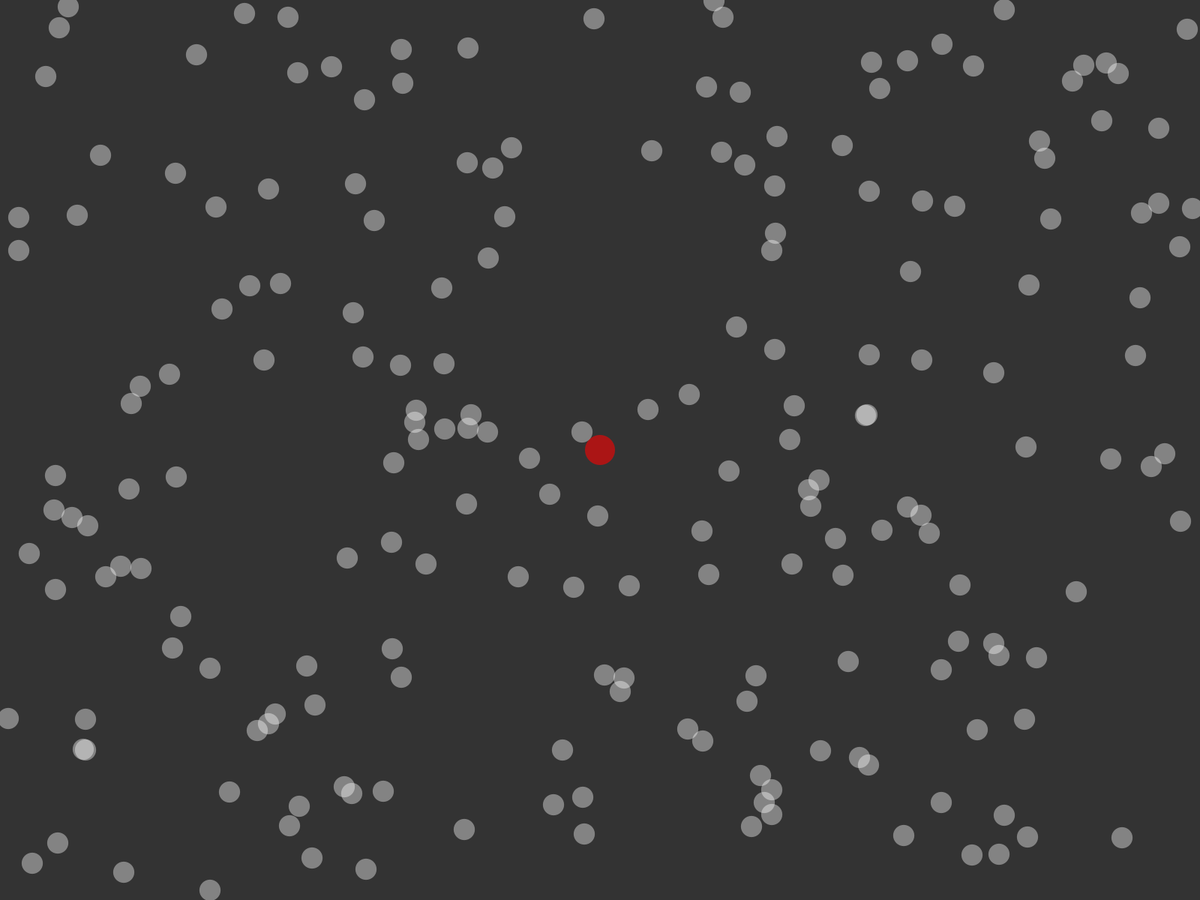
Frame 1 (no input)
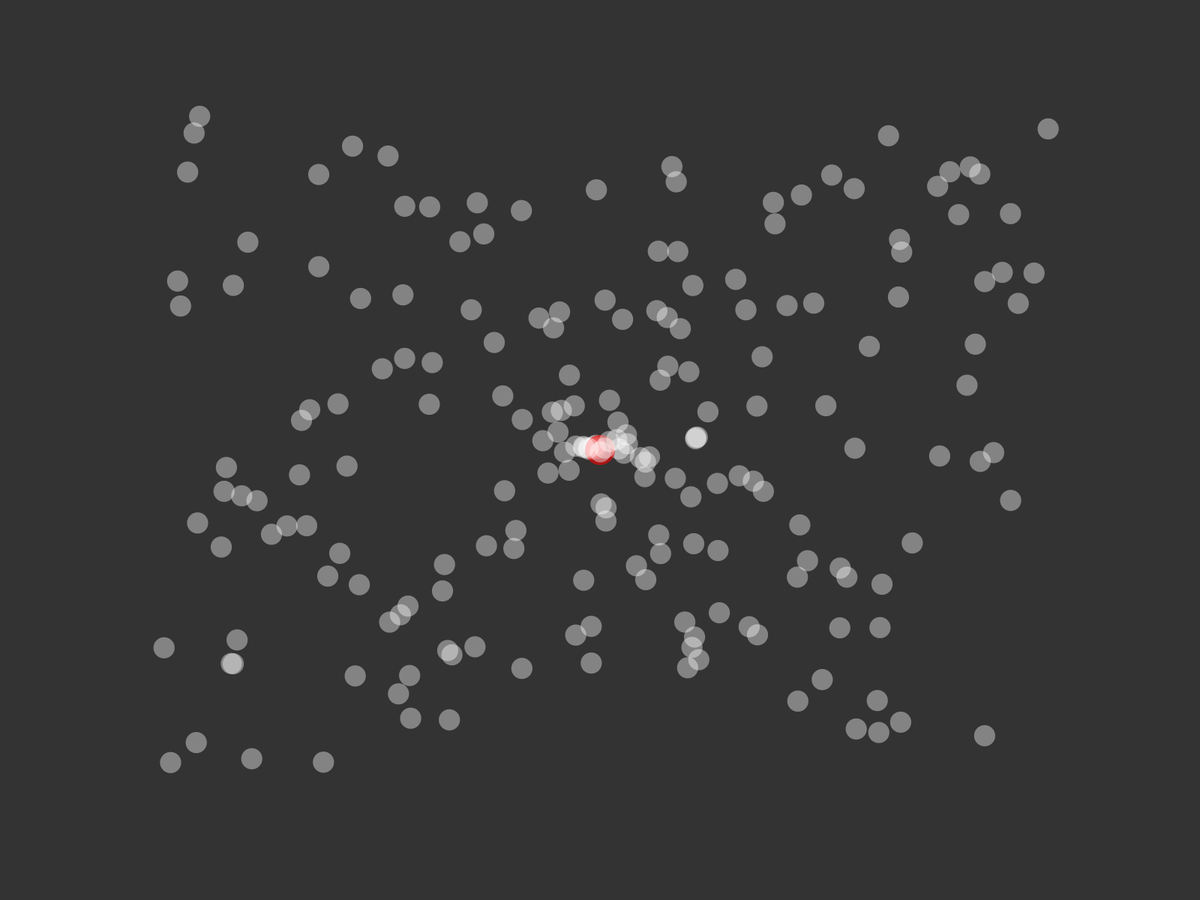
Frame 60 (the mouse pressed at the canvas centre just before this capture)
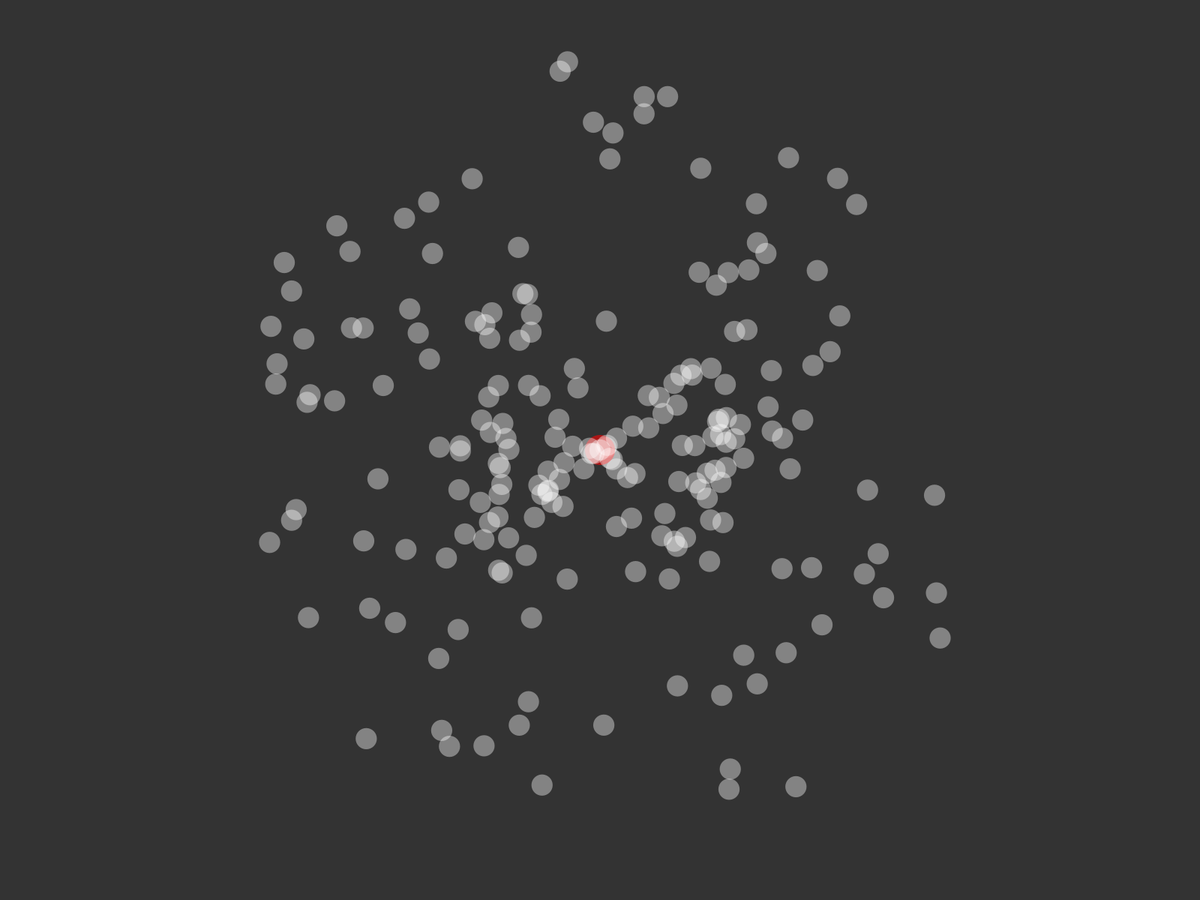
Frame 120 (the mouse held since frame 60 and released just before this capture)

The Processing sketch that drew these frames (run headless with seeded random() and noise(); from frame 60 on, the mouse is pressed at the canvas centre):

// Processing sketch: AttractionAndRepulsion
// ── AttractionAndRepulsion.pde
Body[] bs = new Body[200];
Attractor a;

void setup() {
	// size(600, 600);
	fullScreen();

	for (int i = 0; i < bs.length; i++) {
		bs[i] = new Body((int) random(width), (int) random(height), 2);
	}

	a = new Attractor(width / 2, height / 2, 4);
}

void draw() {
	background(51);

	for (int i = 0; i < bs.length / 2; i++) {
		bs[i].render();
		bs[i].update();
	}

	a.render();

	for (int i = bs.length / 2; i < bs.length; i++) {
		bs[i].render();
		bs[i].update();
	}

	for (Body b : bs) {
		a.attract(b);
	}
}

// ── Attractor.pde
class Attractor {

	PVector pos;
	float r;
	float g, mass;

	Attractor(int x, int y, int m) {
		pos = new PVector(x, y);
		mass = m;
		r = sqrt(mass) * 10;
		g = 25;
	}

	void attract(Body b) {
		PVector f = PVector.sub(this.pos, b.pos);
		float distSq = constrain(f.magSq(), this.g, 750);
		float strength = this.g * (this.mass * b.mass) / distSq;
		f.setMag(strength);
		b.applyForce(f);
	}

	void render() {
		pushMatrix();
		fill(255, 0, 0, 150);
		noStroke();
		ellipse(pos.x, pos.y, r * 2, r * 2);
		popMatrix();
	}

}

// ── Body.pde
class Body {

	PVector pos, vel, acc;
	float r, mass;

	Body(int x, int y, int m) {
		pos = new PVector(x, y);
		vel = new PVector();
		acc = new PVector();
		mass = m;
		r = sqrt(mass) * 10;
	}

	void applyForce(PVector force) {
		PVector f = PVector.div(force, mass);
		acc.add(f);
	}

	void update() {
		vel.add(acc);
		pos.add(vel);
		acc.mult(0);
	}

	void render() {
		pushMatrix();
		fill(255, 100);
		noStroke();
		ellipse(pos.x, pos.y, r * 2, r * 2);
		popMatrix();
	}

}
